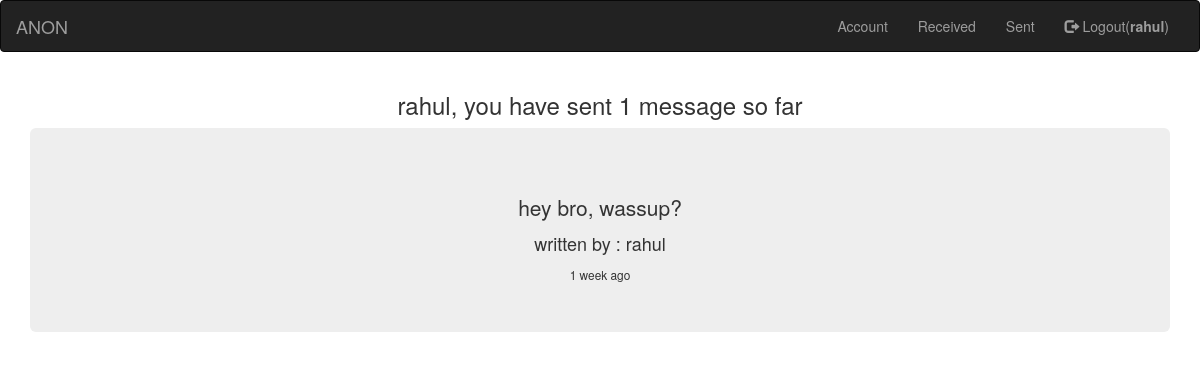
/rahul/sent/ (signed in), run on an earlier commit of the app's database.
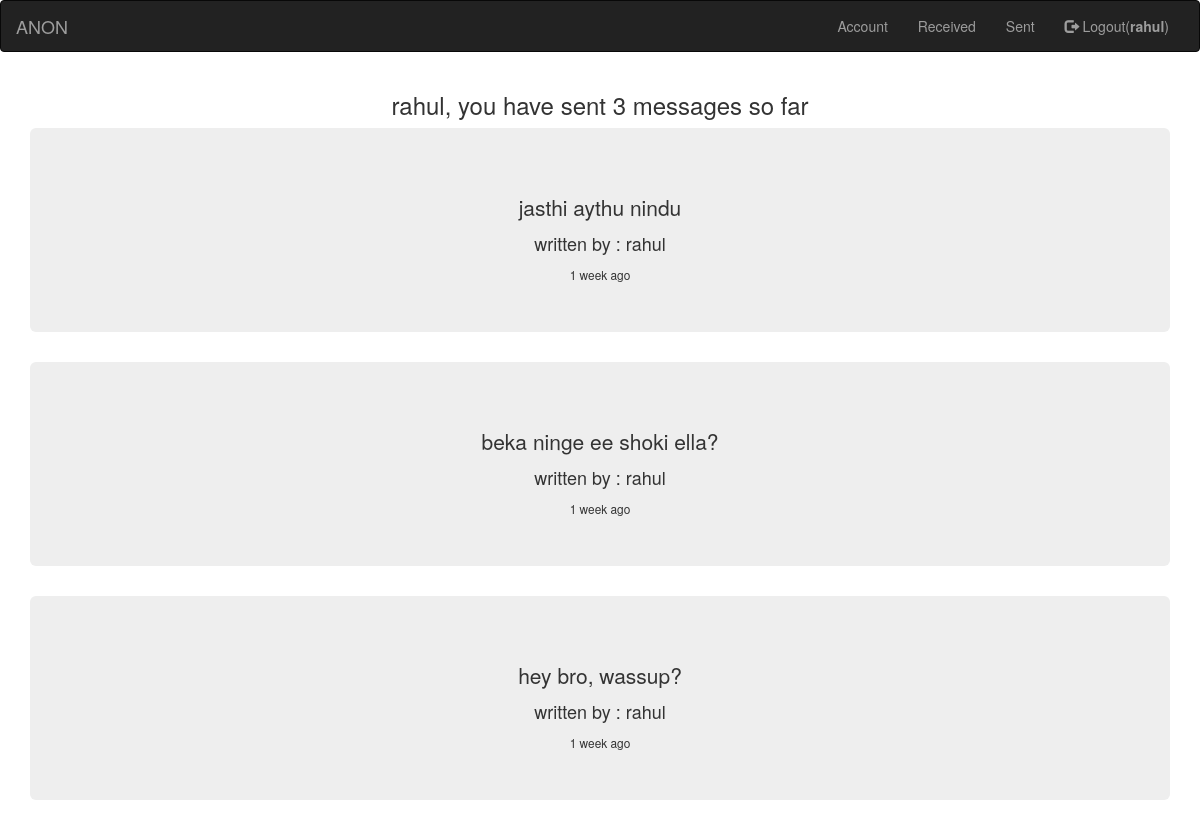
And on a later commit of the database.
### feedbacks/models.py (models this page shows, shortened)
class Feedback(models.Model):
	write_to = models.ForeignKey(User, related_name = 'received')
	written_by = models.ForeignKey(User, related_name = 'written')
	reveal_identity = models.BooleanField(default = False)
	body = models.TextField(help_text = "say it out!")
	timestamp = models.DateTimeField(auto_now_add = True)
	make_public = models.BooleanField(default = False)
	class Meta:
		ordering = ['-timestamp']

### feedbacks/views.py (the view)
# urls.py: url(r'^(?P<username>[-\w]+)/sent/$', views.sent_messages, name = 'sent'),
@login_required
def sent_messages(request, username):
	user = get_object_or_404(User, username = username)
	sent = Feedback.objects.filter(written_by = user)
	return render(request, 'feedbacks/sent.html', {'user':user, 'sent':sent})

### feedbacks/templates/feedbacks/sent.html (shortened to what this page needs)
{% extends "base.html" %}
{% load static %}
{% load humanize %}
{% block content %}
	<div class="container">
		{% if request.user == user %}
		<div class="row text-center">
			<div class="col-md-12">
				<h3>{{ user.username }}, you have sent {{ sent.count }} message{{ sent.count|pluralize }} so far</h3>
			</div>
		</div>
		<div class="row text-center">
			<div class="col-md-12">
				{% for sen in sent %}
					<div class="jumbotron">
						<h3>{{ sen.body|linebreaks }}</h3>
						{% if sen.reveal_identity %}
							<h4>written by : {{ sen.written_by }}</h4>
						{% else %}
							<h4>written by : Anonymous</h4>
						{% endif %}
						<small>{{ sen.timestamp|naturaltime }}</small>
					</div>
				{% endfor %}
			</div>
		</div>
		{% endif %}
	</div>
{% endblock %}

### feedbacks/templates/base.html (shortened to what this page needs)
{% load static %}
<!DOCTYPE html>
<html lang="en">
<head>
	<link rel="stylesheet" href="https://maxcdn.bootstrapcdn.com/bootstrap/3.3.7/css/bootstrap.min.css">
</head>
<body>
	<nav class="navbar navbar-inverse">
		<div class="container-fluid">
			<div class="navbar-header">
				{% if request.user.is_authenticated %}
					<a class="navbar-brand" href="{% url "feedbacks:private_page" %}">ANON</a>
				{% else %}
					<a class="navbar-brand" href="{% url "account:login" %}">ANON</a>
				{% endif %}
			</div>
			<div class="collapse navbar-collapse" id="myNavbar">
				<ul class="nav navbar-nav navbar-right">
				{% if request.user.is_authenticated %}
					<li><a href="{% url "account:settings" request.user.username %}"> Account</a></li>
					<li><a href="{% url "feedbacks:received" request.user.username %}"> Received</a></li>
					<li><a href="{% url "feedbacks:sent" request.user.username %}"> Sent</a></li>
					<li><a href="{% url "account:logout" %}"><span class="glyphicon glyphicon-log-out"></span> Logout(<b>{{ request.user.username }}</b>)</a></li>
				{% else %}
					<li><a href="{% url "account:register" %}"><span class="glyphicon glyphicon-user"></span> Sign Up</a></li>
					<li><a href="{% url "account:login" %}"><span class="glyphicon glyphicon-log-in"></span> Login</a></li>
				{% endif %}
				</ul>
			</div>
		</div>
	</nav>
	{% block content %}
	{% endblock %}
</body>
</html>

What changed in the data, as far as the page shows it:
added Feedback: body "jasthi aythu nindu", written_by "rahul", timestamp "1 week ago"
added Feedback: body "beka ninge ee shoki ella?", written_by "rahul", timestamp "1 week ago"
Also different on the page:
{{ sent.count }}: "1" → "3"
